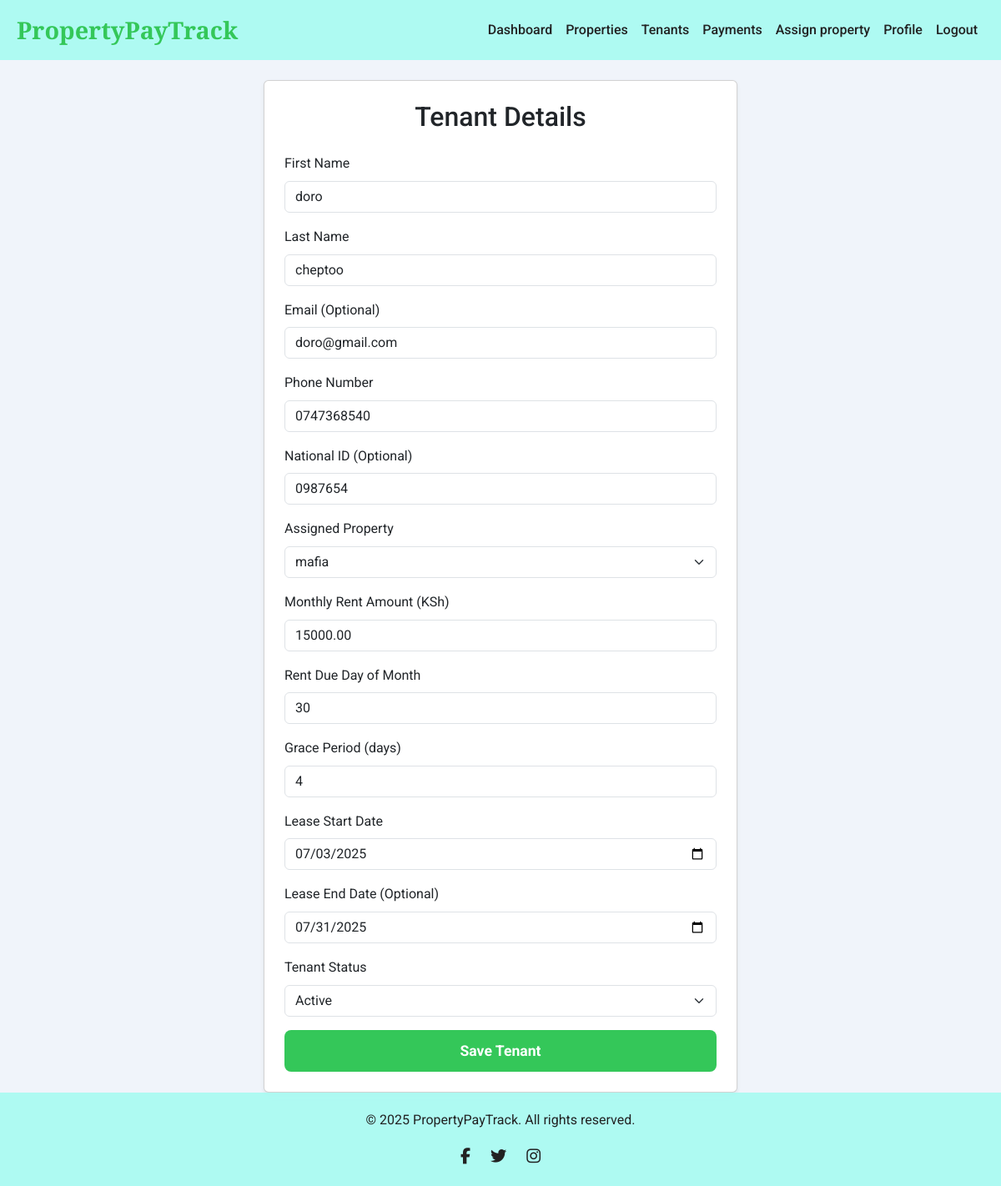
Page /tenants/edit/4 (signed in) on the earlier database version.
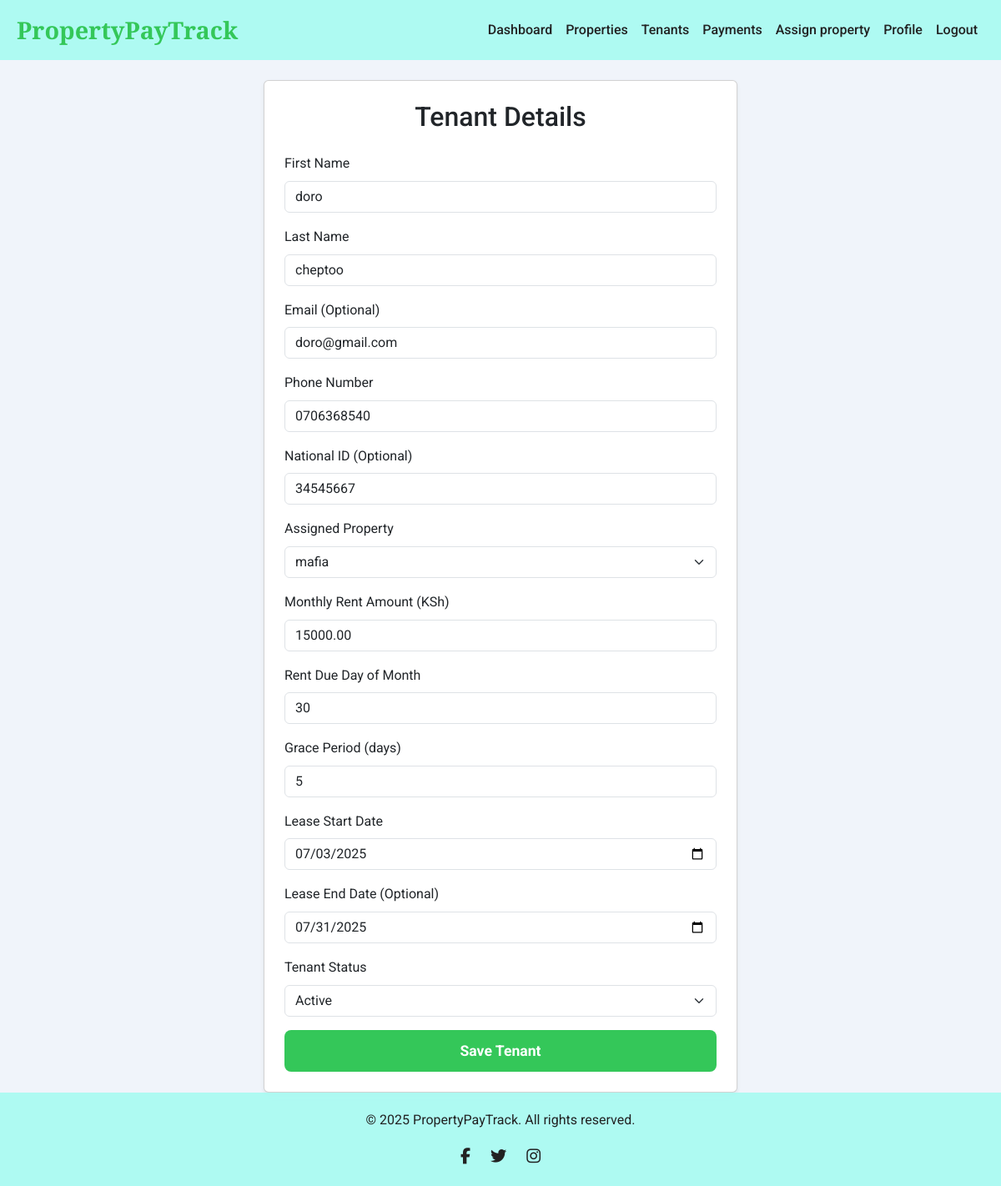
Same page on the later database version.
### app/models.py (models this page shows, shortened)
class Tenant(db.Model):
    __tablename__ = 'tenant'
    id = db.Column(db.Integer, primary_key=True)
    user_id = db.Column(db.Integer, db.ForeignKey('user.id', ondelete='CASCADE'), unique=True, nullable=True, index=True)
    first_name = db.Column(db.String(100), nullable=False)
    last_name = db.Column(db.String(100), nullable=False)
    email = db.Column(db.String(120), nullable=True)
    phone_number = db.Column(db.String(20))
    rent_amount = db.Column(db.Numeric(10, 2), nullable=True, default=0.00)
    national_id = db.Column(db.String(50), nullable=True)
    status = db.Column(db.String(50), default='active')
    due_day_of_month = db.Column(db.Integer)
    grace_period_days = db.Column(db.Integer, default=5)
    lease_start_date = db.Column(db.Date)
    lease_end_date = db.Column(db.Date)
    property_id = db.Column(db.Integer, db.ForeignKey('property.id', ondelete='CASCADE'), nullable=True, index=True)
    unit_id = db.Column(db.Integer, db.ForeignKey('unit.id', ondelete='CASCADE'), nullable=True, index=True)
    unit = db.relationship('Unit', foreign_keys=[unit_id], backref='tenant', uselist=False)
    created_at = db.Column(db.DateTime, default=lambda: datetime.now(timezone.utc))
    updated_at = db.Column(db.DateTime, default=lambda: datetime.now(timezone.utc), onupdate=lambda: datetime.now(timezone.utc))
    payments = db.relationship('Payment', backref='tenant', lazy=True, cascade="all, delete-orphan")

### app/routes.py (the view)
@main.route('/tenants/edit/<int:id>', methods=['GET', 'POST'])
@login_required
@roles_required('landlord')
def tenant_edit(id):
    tenant = Tenant.query.get_or_404(id)
    if tenant.property.landlord_id != current_user.id:
        flash(_l('You do not have permission to edit this tenant.'), 'danger')
        return redirect(url_for('main.tenants_list'))
    form = TenantForm(obj=tenant)
    form.property_id.choices = [(p.id, p.name) for p in Property.query.filter_by(landlord_id=current_user.id).all()]
    if form.validate_on_submit():
        form.populate_obj(tenant)
        db.session.commit()
        flash(_l('Tenant updated successfully!'), 'success')
        return redirect(url_for('main.tenants_list'))
    return render_template('tenants/add_edit.html', form=form, edit=True)

### app/models.py (called while the page is built)
    def has_role(self, role):
        return any(r.name == role for r in self.roles)

### app/routes.py (called while the page is built)
def roles_required(*required_roles):
    def decorator(f):
        @wraps(f)
        def decorated_function(*args, **kwargs):
            if not current_user.is_authenticated:
                return redirect(url_for('main.login'))
            user_roles = {role.name for role in current_user.roles}
            if not set(required_roles).issubset(user_roles):
                flash(_l('You do not have the required permissions to access this page.'), 'danger')
                return redirect(url_for('main.index'))
            return f(*args, **kwargs)
        return decorated_function
    return decorator

### app/templates/tenants/add_edit.html (shortened to what this page needs)
{% extends 'base.html' %}
{% block content %}
<div class="row justify-content-center">
    <div class="col-md-8 col-lg-6">
        <div class="card shadow-sm p-4">
            <h2 class="mb-4 text-center">{{ _('Tenant Details') }}</h2>
            <form method="POST" novalidate>
                <div class="mb-3">
                    {{ form.first_name.label(class_="form-label") }}
                    {{ form.first_name(class_="form-control") }}
                </div>
                <div class="mb-3">
                    {{ form.last_name.label(class_="form-label") }}
                    {{ form.last_name(class_="form-control") }}
                </div>
                <div class="mb-3">
                    {{ form.email.label(class_="form-label") }}
                    {{ form.email(class_="form-control") }}
                </div>
                <div class="mb-3">
                    {{ form.phone_number.label(class_="form-label") }}
                    {{ form.phone_number(class_="form-control") }}
                </div>
                <div class="mb-3">
                    {{ form.national_id.label(class_="form-label") }}
                    {{ form.national_id(class_="form-control") }}
                </div>
                <div class="mb-3">
                    {{ form.property_id.label(class_="form-label") }}
                    {{ form.property_id(class_="form-select") }}
                </div>
                <div class="mb-3">
                    {{ form.rent_amount.label(class_="form-label") }}
                    {{ form.rent_amount(class_="form-control") }}
                </div>
                <div class="mb-3">
                    {{ form.due_day_of_month.label(class_="form-label") }}
                    {{ form.due_day_of_month(class_="form-control") }}
                </div>
                <div class="mb-3">
                    {{ form.grace_period_days.label(class_="form-label") }}
                    {{ form.grace_period_days(class_="form-control") }}
                </div>
                <div class="mb-3">
                    {{ form.lease_start_date.label(class_="form-label") }}
                    {{ form.lease_start_date(class_="form-control") }}
                </div>
                <div class="mb-3">
                    {{ form.lease_end_date.label(class_="form-label") }}
                    {{ form.lease_end_date(class_="form-control") }}
                </div>
                <div class="mb-3">
                    {{ form.status.label(class_="form-label") }}
                    {{ form.status(class_="form-select") }}
                </div>
                <button type="submit" class="btn btn-primary w-100">{{ _('Save Tenant') }}</button>
            </form>
        </div>
    </div>
</div>
{% endblock %}

Differences in the rows shown:
changed Tenant "doro": phone_number "0747368540" → "0706368540"; national_id "0987654" → "34545667"; grace_period_days "4" → "5"
